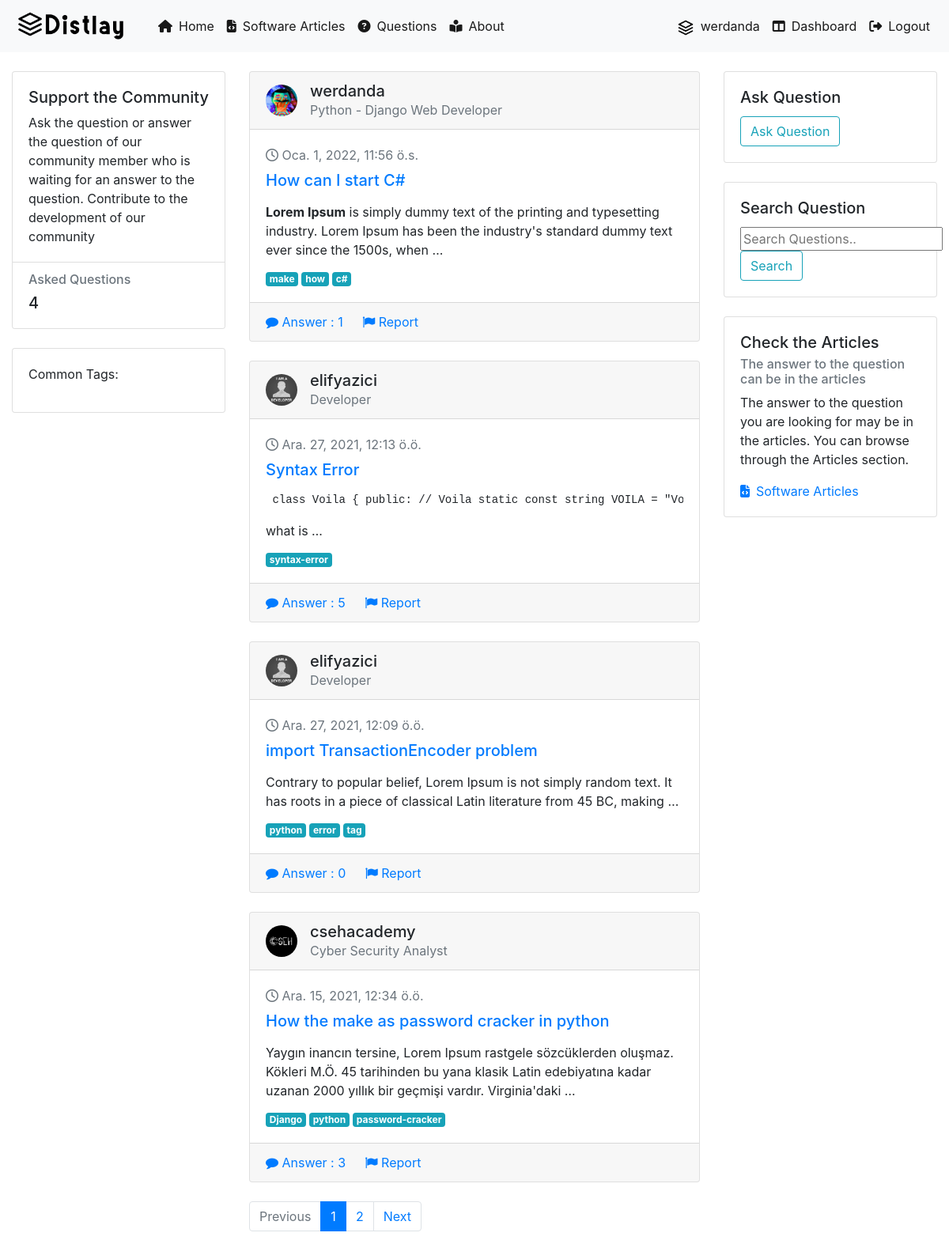
/questions/ (signed in), run on the app's committed database.
### ask/models.py (models this page shows, shortened)
class Questions(models.Model):
    author = models.ForeignKey("auth.User",on_delete= models.CASCADE, verbose_name='Question Author')
    title = models.CharField(max_length=50, verbose_name="Question Title")
    content = RichTextField()
    asked_date = models.DateTimeField(auto_now_add=True,verbose_name="Asked Date")
    slug = models.SlugField(unique=True,max_length=100, default=None)
    tags = TaggableManager()
    question_image = models.FileField(blank=True,null=True,verbose_name="Upload Image")
    class Meta:
        ordering = ['-asked_date']

### user/models.py (models this page shows, shortened)
class Profile(models.Model):
    user = models.OneToOneField(User,on_delete=models.CASCADE)
    avatar = models.ImageField(upload_to='profile_images')
    profession = models.CharField(max_length=100, verbose_name="Profession", default="Developer", null=True)

### ask/views.py (the view)
# urls.py: path('',views.questions,name="questions"),
@login_required(login_url="user:login")
def questions(request):
    keyword = request.GET.get('keyword')
    if keyword:
        questions = Questions.objects.filter(title__contains = keyword)
        return render(request,"questions.html",{"questions":questions})
    questions = Questions.objects.all()
    paginator = Paginator(questions,4)
    page_number = request.GET.get('page',1)
    page_obj = paginator.get_page(page_number)
    return render(request,"questions.html",{"questions":page_obj.object_list,"page_obj":page_obj,"page_number":int(page_number)})

### templates/questions.html (shortened to what this page needs)
{% extends "question-layout.html" %}
{% load static %}
{% load crispy_forms_tags %}
{% block body %}
<link href="//maxcdn.bootstrapcdn.com/bootstrap/4.1.1/css/bootstrap.min.css" rel="stylesheet" id="bootstrap-css">
<link href="https://stackpath.bootstrapcdn.com/font-awesome/4.7.0/css/font-awesome.min.css" rel="stylesheet"
>
    <div class="container-fluid gedf-wrapper">
        <div class="row">
            <div class="col-md-3">
                <div class="card">
                    <div class="card-body">
                        <div class="h5">Support the Community</div>
                        <div class="h7">Ask the question or answer the question of our community member who is waiting for an answer to the question. Contribute to the development of our community
                        </div>
                    </div>
                    <ul class="list-group list-group-flush">
                        <li class="list-group-item">
                            <div class="h6 text-muted">Asked Questions</div>
                            <div class="h5">{{questions.count}}</div>
                        </li>
                    </ul>
                </div>
                <br>
                <div class="card">
                    <div class="card-body">
                        <div class="h7">
                            <p>Common Tags:
                            </p>
                        </div>
                    </div>
                </div>
            </div>
            <div class="col-md-6 gedf-main">
                {% if questions %}
                {% for question in questions  %}
                <div class="card gedf-card">
                    <div class="card-header">
                        <div class="d-flex justify-content-between align-items-center">
                            <div class="d-flex justify-content-between align-items-center">
                                <div class="mr-2">
                                    {% if question.author.profile.avatar %}
                                    <img class="rounded-circle" width="40" height="40" src="{{question.author.profile.avatar.url}}" alt="">
                                    {% else %}
                                    <img class="rounded-circle" width="40" height="40"  src="{% static 'images/default.jpg' %}" alt="">
                                    {% endif %}
                                </div>
                                <div class="ml-2">
                                    <div class="h5 m-0">{{question.author}}</div>
                                    <div class="h7 text-muted">{{question.author.profile.profession}}</div>
                                </div>
                            </div>
                        </div>
                    </div>
                    <div class="card-body">
                        <div class="text-muted h7 mb-2"> <i class="fa fa-clock-o"></i> {{question.asked_date}}
                        </div>
                        <a class="card-link" href="{% url 'ask:detail' question.id %}">
                            <h5 class="card-title">{{question.title}}</h5>
                        </a>
                        <p class="card-text">
                            {{question.content | truncatewords:25 |safe}}
                        </p>
                        <div style="display:flex">
                            {% for tag in question.tags.all %}
                            <a href="{% url 'ask:tagged' tag.slug %}" class="mr-1 badge badge-info"#>{{tag}}</a>
                            {% endfor %}
                        </div>
                    </div>
                    <div class="card-footer">
                        <a href="{% url 'ask:detail' question.id %}" class="card-link"><i class="fa fa-comment"></i> Answer : {{question.answers.count}}  </a>
                        <a href="#" data-toggle="modal" data-target="#exampleModalCenter" class="card-link"><i class="fa fa-flag"></i> Report</a>
                    </div>
                </div>
                <br>
                {% endfor %}
                {% endif %}
                <ul class="pagination">
                    {% if page_obj.has_previous %}
                    <li class="page-item"><a class="page-link" href="?page={{ page_obj.previous_page_number }}">Previous</a></li>
                    {% else %}
                    <li class="page-item disabled"><a class="page-link" href="">Previous</a></li>
                    {% endif %}
                    {% for page in page_obj.paginator.page_range %}
                    <li class="page-item {% if page == page_number %} active {% endif %} "><a class="page-link" href="?page={{page}}">{{page}}</a></li>
                    {% endfor %}
                    {% if page_obj.has_next %}
                    <li class="page-item"><a class="page-link" href="?page={{page_obj.next_page_number}}">Next</a></li>
                    {% else %}
                    <li class="page-item disabled"><a class="page-link" href="">Next</a></li>
                    {% endif %}
                </ul>
            </div>
            <div class="col-md-3">
                <div class="card gedf-card">
                    <div class="card-body">
                        <h5 class="card-title">Ask Question</h5>
                        <a class = "btn btn-outline-info" href = "{% url 'ask:addquestion' %}">Ask Question</a>
                    </div>
                </div>
                <br>
                <div class="card gedf-card">
                    <div class="card-body">
                        <h5 class="card-title">Search Question</h5>
                        <form>
                            <input type="text" maxlength="64" name="keyword" placeholder="Search Questions..">
                            <button type="submit" class="btn btn-outline-info">Search</button>
                        </form>
                    </div>
                </div>
                <br>
                <div class="card gedf-card">
                        <div class="card-body">
                            <h5 class="card-title">Check the Articles</h5>
                            <h6 class="card-subtitle mb-2 text-muted">The answer to the question can be in the articles</h6>
                            <p class="card-text">The answer to the question you are looking for may be in the articles. You can browse through the Articles section.</p>
                            <a class="card-link" href="{% url 'article:articles' %}"><i class="fas fa-file-code"></i>&ensp;Software Articles</a>
                        </div>
                    </div>
            </div>
        </div>
    </div>
{% endblock body %}

### templates/includes/navbar.html (shortened to what this page needs)
{% load static %}
<link rel="stylesheet" href="{% static 'css/navbar.css' %}">
<nav class="navbar navbar-expand-md navbar-light bg-light mb-4">
    <a class="navbar-brand" href="/"><img class="logo" src="{% static 'images/test.png' %}" alt="Distlay"></a>
    <div class="collapse navbar-collapse" id="navbarCollapse">
      <ul class="navbar-nav mr-auto">
        <li class="nav-item active">
          <a class="nav-link" href="{% url 'index' %}"><i class="fas fa-home"></i>&ensp;Home</a>
        </li>
        <li class="nav-item active">
          <a class="nav-link" href="{% url 'article:articles' %}"><i class="fas fa-file-code"></i>&ensp;Software Articles</a>
        </li>
        <li class="nav-item active">
          <a class="nav-link" href="{% url 'ask:questions' %}"><i class="fas fa-question-circle"></i>&ensp;Questions</a>
        </li>
        <li class="nav-item active">
          <a class="nav-link" href="{% url 'about' %}"><i class="fas fa-book-reader"></i>&ensp;About</a>
        </li>
      </ul>
      <ul class="navbar-nav ml-auto">
        {% if request.user.is_authenticated %}
       <li class="nav-item active">
        <a class="nav-link" href="{% url 'user:profile' %}"><img width="20" height="20" src="{% static 'images/default-profile.png' %}" alt="User">&nbsp;&nbsp;{{request.user.username}}</a>
      </li>
        <li class="nav-item active">
        <a class="nav-link" href="{% url 'article:dashboard' %}"><i class="fas fa-columns"></i>&ensp;Dashboard</a>
      </li>
      <li class="nav-item active">
        <a class="nav-link" href="{% url 'user:logout' %}"><i class="fas fa-sign-out-alt"></i>&ensp;Logout</a>
      </li>
        {% endif %}
      </ul>
    </div>
  </nav>

### static/css/navbar.css (style rules this page uses)
.navbar-brand { width:100px; height:50px; text-align:center; padding-left: 10px; padding-right:150px }
.logo { height:100%; margin-left : -10px; }

### data on the page
Questions: author.profile.avatar (picture), author "werdanda", author.profile.profession "Python - Django Web Developer", asked_date "Oca. 1, 2022, 11:56 ö.s.", title "How can I start C#", content "Lorem Ipsum is simply dummy text of the printing and typesetting industry. Lorem Ipsum has been the industry's standard dummy text ever since the 1500s, when …", answers.count "1"
Tag: name "make"
Tag: name "how"
Tag: name "c#"
Questions: author "elifyazici", author.profile.profession "Developer", asked_date "Ara. 27, 2021, 12:13 ö.ö.", title "Syntax Error", content "class Voila { public: // Voila static const string VOILA = what is …", answers.count "5"
Tag: name "syntax-error"
Questions: author "elifyazici", author.profile.profession "Developer", asked_date "Ara. 27, 2021, 12:09 ö.ö.", title "import TransactionEncoder problem", content "Contrary to popular belief, Lorem Ipsum is not simply random text. It has roots in a piece of classical Latin literature from 45 BC, making …", answers.count "0"
Tag: name "python"
Tag: name "error"
Tag: name "tag"
Questions: author.profile.avatar (picture), author "csehacademy", author.profile.profession "Cyber Security Analyst", asked_date "Ara. 15, 2021, 12:34 ö.ö.", title "How the make as password cracker in python", content "Yaygın inancın tersine, Lorem Ipsum rastgele sözcüklerden oluşmaz. Kökleri M.Ö. 45 tarihinden bu yana klasik Latin edebiyatına kadar uzanan 2000 yıllık bir geçmişi vardır. Virginia'daki …", answers.count "3"
Tag: name "Django"
Tag: name "password-cracker"

### other printed values
{{ request.user.username }} "werdanda"
{{ questions.count }} "4"
{{ page }} "1" "2"
